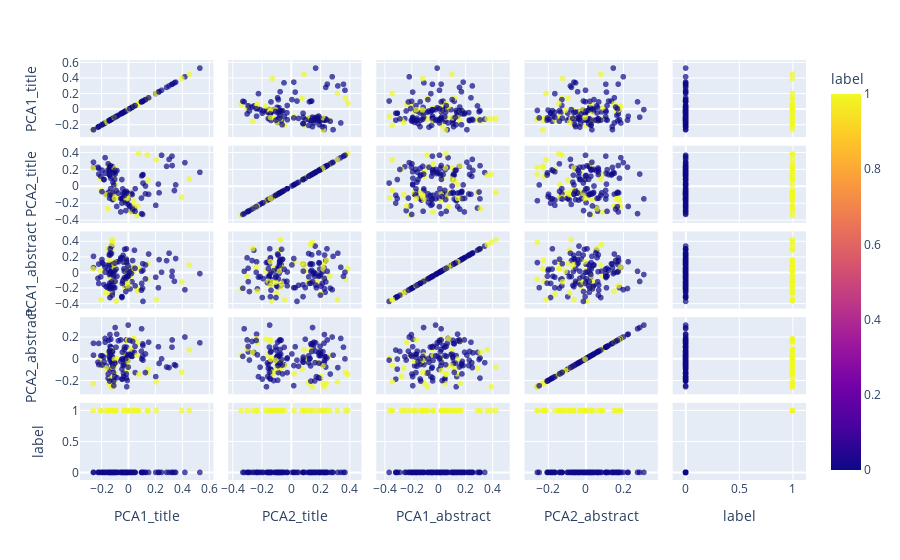

Write notebook code for a chart like this one.
### Markdown cell above
#### Scatter matrix

### Code cell
col = ["PCA1_title", "PCA2_title", "PCA1_abstract", "PCA2_abstract", "label"]

fig = px.scatter_matrix(df_filtered[col], color="label", opacity=0.7)

fig.show()

### Figure 1 — Plotly figure (JSON) as saved in the notebook; plotly's stock layout.template omitted (floating-point values rounded to 4 significant figures; data arrays with more than 128 entries replaced by an {"elided": "..."} marker saying what was removed)
{"data": [{"dimensions": [{"axis": {"matches": true}, "label": "PCA1_title", "values": {"elided": "155 float values"}}, {"axis": {"matches": true}, "label": "PCA2_title", "values": {"elided": "155 float values"}}, {"axis": {"matches": true}, "label": "PCA1_abstract", "values": {"elided": "155 float values"}}, {"axis": {"matches": true}, "label": "PCA2_abstract", "values": {"elided": "155 float values"}}, {"axis": {"matches": true}, "label": "label", "values": {"elided": "155 int values"}}], "hovertemplate": "%{xaxis.title.text}=%{x}<br>%{yaxis.title.text}=%{y}<br>label=%{marker.color}<extra></extra>", "legendgroup": "", "marker": {"color": {"elided": "155 int values"}, "coloraxis": "coloraxis", "opacity": 0.7, "symbol": "circle"}, "name": "", "showlegend": false, "type": "splom"}], "layout": {"coloraxis": {"colorbar": {"title": {"text": "label"}}, "colorscale": [[0, "#0d0887"], [0.1111, "#46039f"], [0.2222, "#7201a8"], [0.3333, "#9c179e"], [0.4444, "#bd3786"], [0.5556, "#d8576b"], [0.6667, "#ed7953"], [0.7778, "#fb9f3a"], [0.8889, "#fdca26"], [1, "#f0f921"]]}, "dragmode": "select", "legend": {"tracegroupgap": 0}, "margin": {"t": 60}}}
